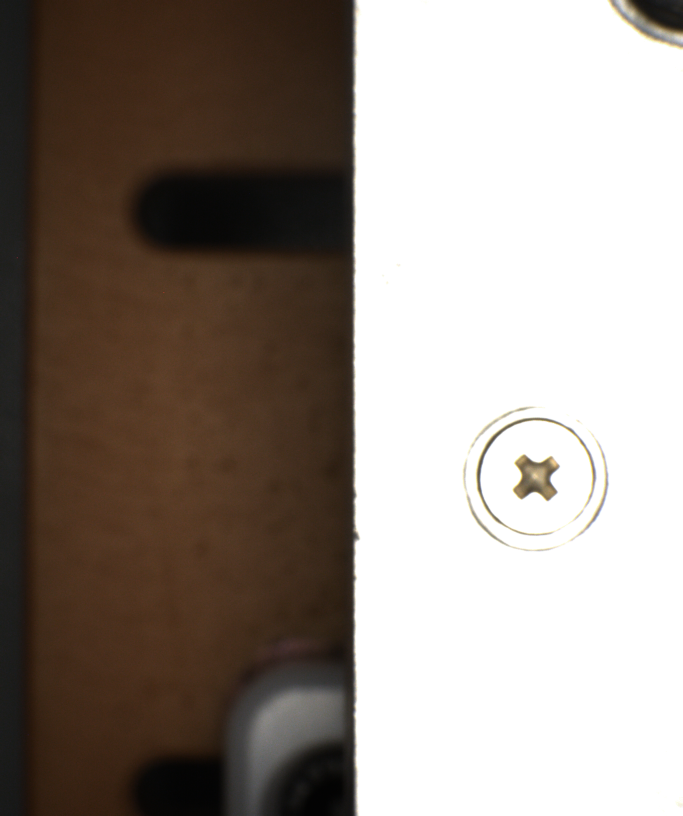
#> input picture images/t5.png, 2048 x 2448 px (shown at 1/3 size)
$ python more_line.py
#> lines starting #> are read from the running program, lines starting #| are printed output that depends on the picture
import cv2
import numpy as np
import math
from sklearn.linear_model import LinearRegression
from scipy import ndimage
from scipy.signal import find_peaks
from sklearn.linear_model import RANSACRegressor

def calculate_pixel_values(img, points, pixel_interval):
    height, width = img.shape

    pixel_values = []
    interpolated_points = []

    for i in range(0, len(points) - 1, 2):
        line_points = points[i:i + 2]

        if np.any((line_points[:, 0] < 0) | (line_points[:, 0] >= width) | (line_points[:, 1] < 0) | (
                line_points[:, 1] >= height)):
            raise ValueError("点位超出图片范围")

        total_distance = np.sqrt(np.sum(np.diff(line_points, axis=0) ** 2, axis=1))
        num_points = np.ceil(total_distance / pixel_interval).astype(int) + 1

        t = np.linspace(0, 1, np.max(num_points))
        x = np.interp(t, np.arange(len(line_points)), line_points[:, 0])
        y = np.interp(t, np.arange(len(line_points)), line_points[:, 1])

        x = np.clip(x, 0, width - 1)
        y = np.clip(y, 0, height - 1)
        x0, y0 = np.floor(x).astype(int), np.floor(y).astype(int)
        x1, y1 = np.minimum(x0 + 1, width - 1), np.minimum(y0 + 1, height - 1)

        wx, wy = x - x0, y - y0

        values = (
                (1 - wx) * (1 - wy) * img[y0, x0] +
                wx * (1 - wy) * img[y0, x1] +
                (1 - wx) * wy * img[y1, x0] +
                wx * wy * img[y1, x1]
        )

        pixel_values.append(values.reshape(-1, 1).astype(int))
        interpolated_points.append(np.vstack((x, y)).T)

    return img, interpolated_points, pixel_values


def calculate_gradient(pixel_values):
    gradient_values = []
    for values in pixel_values:
        combined = np.concatenate(([values[0]], values), axis=0)
        # print(combined)
        # print("-------------------------------")
        combined = ndimage.gaussian_filter1d(combined, sigma=2)
        # print(combined)
        gradient = np.diff(combined, axis=0)
        # print(gradient)
        # print("-------------------------------")
        gradient = gradient * 2 * pow(2*math.pi, 0.5)
        # print(gradient)
        gradient = np.round(gradient).astype(int)
        gradient_values.append(gradient)
    return gradient_values


# [23 lines left out: functions project_point_on_line, fit_line_to_points, not called in this run]

# [62 lines of commented-out code are left out]

def fit_line(points):
    points = np.array(points)

    # Calculate the centroid
    centroid = np.mean(points, axis=0)

    # Center the points
    centered_points = points - centroid

    # Perform SVD
    U, _, Vt = np.linalg.svd(centered_points)

    # The first right singular vector gives the direction of maximum variance
    direction = Vt[0]

    # Project points onto this direction to get the line
    projected_points = np.outer(np.dot(centered_points, direction), direction)

    # Find the points with minimum and maximum projection
    min_proj = np.argmin(np.dot(centered_points, direction))
    max_proj = np.argmax(np.dot(centered_points, direction))

    # Calculate start and end points
    start_point = points[min_proj]
    end_point = points[max_proj]

    return start_point, end_point

def remove_outliers(points, q1=25, q3=75, iqr_factor=0.5):
    """Remove outliers using the Interquartile Range (IQR) method."""
    q1_x, q3_x = np.percentile(points[:, 0], [q1, q3])
    q1_y, q3_y = np.percentile(points[:, 1], [q1, q3])

    iqr_x = q3_x - q1_x
    iqr_y = q3_y - q1_y

    lower_bound_x = q1_x - iqr_factor * iqr_x
    upper_bound_x = q3_x + iqr_factor * iqr_x
    lower_bound_y = q1_y - iqr_factor * iqr_y
    upper_bound_y = q3_y + iqr_factor * iqr_y

    inliers_mask = (
        (points[:, 0] >= lower_bound_x) & (points[:, 0] <= upper_bound_x) &
        (points[:, 1] >= lower_bound_y) & (points[:, 1] <= upper_bound_y)
    )

    # inliers = points[inliers_mask]
    # outliers = points[~inliers_mask]
    inliers = np.round(points[inliers_mask], decimals=1)
    outliers = np.round(points[~inliers_mask], decimals=1)

    return inliers, outliers


def find_first_peak(gradients, peak_threshold=10, valley_type='all'):
    gradients = np.array(gradients).flatten()

    if valley_type == 'negative':
        # 寻找负峰谷（向下的谷）
        peaks, _ = find_peaks(-gradients, height=peak_threshold)
        if len(peaks) > 0:
            return int(peaks[0])
        else:
            # 如果没有找到峰值，返回最小值的索引
            return int(np.argmin(gradients))

    elif valley_type == 'positive':
        # 寻找正峰谷（向上的峰）
        peaks, _ = find_peaks(gradients, height=peak_threshold)
        if len(peaks) > 0:
            return int(peaks[0])
        else:
            # 如果没有找到峰值，返回最大值的索引
            return int(np.argmax(gradients))

    elif valley_type == 'all':
        # 寻找正峰和负谷
        positive_peaks, _ = find_peaks(gradients, height=peak_threshold)
        negative_peaks, _ = find_peaks(-gradients, height=peak_threshold)

        # 如果都没找到，返回绝对值最大的点的索引
        if len(positive_peaks) == 0 and len(negative_peaks) == 0:
            return int(np.argmax(np.abs(gradients)))

        # 如果只找到一种类型的峰，返回第一个
        if len(positive_peaks) == 0:
            return int(negative_peaks[0])
        if len(negative_peaks) == 0:
            return int(positive_peaks[0])

        # 如果两种都找到了，返回最先出现的那个
        return int(min(positive_peaks[0], negative_peaks[0]))

    else:
        raise ValueError("valley_type must be 'positive', 'negative', or 'all'")

def draw_max_gradient_midpoints(image, interpolated_points, gradient_values, base_line, peak_threshold=10, flag='all'):
    """Draw the midpoints of the segments with the maximum gradient."""
    all_max_points = []
    for segment_points, gradients in zip(interpolated_points, gradient_values):
        max_gradient_index = find_first_peak(gradients, peak_threshold, valley_type=flag)
        # print(f"Max index ({flag}): {max_gradient_index}, Value: {gradients[max_gradient_index]}")
        max_point = segment_points[max_gradient_index]
        # print(max_point)
        all_max_points.append(max_point)
        # print(all_max_points)

    all_max_points = np.array(all_max_points)

    # Remove outliers
    inliers, outliers = remove_outliers(all_max_points)
    print(f"Number of inliers: {inliers}")
    # Fit a line to the inliers
    projected_start, projected_end = fit_line(inliers)
    # [7 lines of commented-out code are left out]

    inliers = np.round(inliers, decimals=3)
    outliers = np.round(outliers, decimals=3)
    projected_start = np.round(projected_start, decimals=3)
    projected_end = np.round(projected_end, decimals=3)

    return inliers, outliers, np.array([projected_start, projected_end])

def generate_parallel_lines(line, interval, half_length, orientation='P'):
    start_x, start_y = line[0]
    end_x, end_y = line[1]

    # 计算输入线段的方向向量
    dx = end_x - start_x
    dy = end_y - start_y
    length = np.sqrt(dx ** 2 + dy ** 2)

    # 计算单位方向向量
    unit_dx = dx / length
    unit_dy = dy / length

    # 计算垂直单位向量
    perp_dx = -unit_dy
    perp_dy = unit_dx

    # 计算可以生成的平行线段的数量
    num_lines = int(length / interval) + 1

    lines = []
    for i in range(num_lines):
        # 计算中点
        t = i * interval / length
        mid_x = start_x + t * dx
        mid_y = start_y + t * dy

        # 计算垂直线段的起点和终点
        start_perp_x = mid_x - half_length * perp_dx
        start_perp_y = mid_y - half_length * perp_dy
        end_perp_x = mid_x + half_length * perp_dx
        end_perp_y = mid_y + half_length * perp_dy

        if orientation == 'P':
            # 正向：起点在右侧，终点在左侧
            lines.append([start_perp_x, start_perp_y])  # 起点
            lines.append([end_perp_x, end_perp_y])  # 终点
        elif orientation == 'N':
            # 逆向：起点在左侧，终点在右侧
            lines.append([end_perp_x, end_perp_y])  # 起点
            lines.append([start_perp_x, start_perp_y])  # 终点
        else:
            raise ValueError("Invalid orientation value. Use 'P' for positive or 'N' for negative.")

    return np.array(lines)

def process_image_with_lines(img, base_line, position, interval=1, half_length=10, peak_threshold=10, pixel_interval=3):
    """intrval是直线间隔，half_length是半长，pixel_interval是像素间隔"""
    if position == '左' or position == '下':
        flag = 'positive'
        orientation = 'N'
    elif position == '右' or position == '上':
        flag = 'positive'
        orientation = 'P'
    points = generate_parallel_lines(base_line, interval, half_length, orientation)
    img, points_interpolated, pixel_values = calculate_pixel_values(img, points, pixel_interval)
    grad = calculate_gradient(pixel_values)
    # print(f"Processing image with flag: {flag}")
    inliers, outliers, fitted_line = draw_max_gradient_midpoints(img, points_interpolated, grad, base_line, peak_threshold, flag)

    # Round the final return values to three decimal places
    inliers = np.round(inliers, decimals=3)
    outliers = np.round(outliers, decimals=3)
    fitted_line = np.round(fitted_line, decimals=3)
    # 第一个是拟合直线所用的点，第二个是拟合直线的两个端点，第三个是离散点（用不上）
    return inliers, fitted_line, outliers

if __name__ == "__main__":

    # [15 lines of commented-out code are left out]

    image_path = 'images/t5.png'
    base_line = np.array([[991, 100], [983, 2300]])
    position = '左'

    # flag = 'positive'
    # orientation = 'N'
    img = cv2.imread(image_path, cv2.IMREAD_GRAYSCALE)
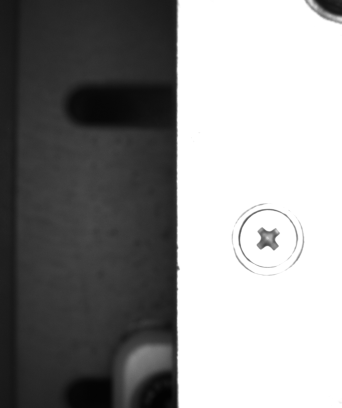
#> img: shape (2448, 2048) (shown at 1/6 size); min 2, max 255, mean 144.5

    interval = 50
    half_length = 100
    peak_threshold = 36


    inliers, fitted_line, outliers = process_image_with_lines(img, base_line, position, interval, half_length, peak_threshold)
#> after the loop in calculate_pixel_values, `for i in range(0, len(points) - 1, 2):`: interpolated_points = 45 point arrays, longest 68 points; pixel_values = 45 items
#> in process_image_with_lines, `img, points_interpolated, pixel_values = calculate_pixel_values(img, p..`: points_interpolated = 45 point arrays, longest 68 points; pixel_values = 45 items
#> the loop in calculate_gradient, `for values in pixel_values:` made 45 passes
#> the loop in draw_max_gradient_midpoints, `for segment_points, gradients in zip(interpolated_points, gradient_val..` made 45 passes
#> (peaks in find_first_peak, max_gradient_index, max_point) on passes 1 to 8: ([59], 59, [1067.1, 100.3]), ([58, 60], 58, [1064, 150.3]), ([58], 58, [1063.8, 200.3]), ([59], 59, [1066.6, 250.3]), ([59], 59, [1066.4, 300.3]), ([59], 59, [1066.2, 350.3]), ([59], 59, [1066, 400.3]), ([59], 59, [1065.8, 450.3])
#> after the loop in draw_max_gradient_midpoints, `for segment_points, gradients in zip(interpolated_points, gradient_val..`: all_max_points = 45 pairs, first value 1061.7 to 1069, second value 100.3 to 2300.3
#> in remove_outliers, `q1_x, q3_x = np.percentile(points[:, 0], [q1, q3])`: q1_x = 1063.7; q3_x = 1065.8
#> in remove_outliers, `q1_y, q3_y = np.percentile(points[:, 1], [q1, q3])`: q1_y = 650.3; q3_y = 1750.3
#> in remove_outliers, `iqr_x = q3_x - q1_x`: iqr_x = 2.18
#> in remove_outliers, `iqr_y = q3_y - q1_y`: iqr_y = 1100
#> in remove_outliers, `lower_bound_x = q1_x - iqr_factor * iqr_x`: lower_bound_x = 1062.6
#> in remove_outliers, `upper_bound_x = q3_x + iqr_factor * iqr_x`: upper_bound_x = 1066.9
#> in remove_outliers, `lower_bound_y = q1_y - iqr_factor * iqr_y`: lower_bound_y = 100.3
#> in remove_outliers, `upper_bound_y = q3_y + iqr_factor * iqr_y`: upper_bound_y = 2300.3
#> in remove_outliers, `inliers = np.round(points[inliers_mask], decimals=1)`: inliers = 34 pairs, first value 1063.1 to 1066.6, second value 150.3 to 2150.3
#> in remove_outliers, `outliers = np.round(points[~inliers_mask], decimals=1)`: outliers = [[1067.1, 100.3], [1062.5, 550.3], [1061.8, 750.3], [1062.4, 1400.3], [1062.2, 1450.3], [1062, 1500.3], [1061.7, 1600.3], [1069, 2050.3], [1068.4, 2200.3], [1068.3, 2250.3], [1068.1, 2300.3]]
#> (printed output is left out)
#> in fit_line, `points = np.array(points)`: points has the same summary as inliers in remove_outliers
#> in fit_line, `centroid = np.mean(points, axis=0)`: centroid = [1064.7, 1113.5]
#> in fit_line, `centered_points = points - centroid`: centered_points = 34 pairs, first value -1.65 to 1.85, second value -963.2 to 1036.8
#> in fit_line, `U, _, Vt = np.linalg.svd(centered_points)`:
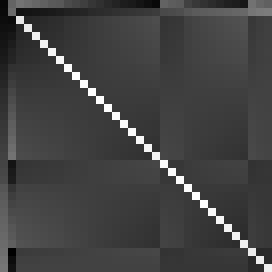
#> U: shape (34, 34) float64 (shown 8 times larger); min -0.314, max 0.993, mean 0.0282; drawn with min black and max white
#> in fit_line, `U, _, Vt = np.linalg.svd(centered_points)`: Vt = [[-0.000416, 1], [-1, -0.000416]]
#> in fit_line, `direction = Vt[0]`: direction = [-0.000416, 1]
#> in fit_line, `projected_points = np.outer(np.dot(centered_points, direction), direct..`: projected_points = 34 pairs, first value -0.432 to 0.401, second value -963.2 to 1036.8
#> in fit_line, `min_proj = np.argmin(np.dot(centered_points, direction))`: min_proj = 0
#> in fit_line, `max_proj = np.argmax(np.dot(centered_points, direction))`: max_proj = 33
#> in fit_line, `start_point = points[min_proj]`: start_point = [1064, 150.3]
#> in fit_line, `end_point = points[max_proj]`: end_point = [1065.6, 2150.3]
#> in draw_max_gradient_midpoints, `projected_start, projected_end = fit_line(inliers)`: projected_start = [1064, 150.3]; projected_end = [1065.6, 2150.3]
#> in process_image_with_lines, `inliers, outliers, fitted_line = draw_max_gradient_midpoints(img, poin..`: fitted_line = [[1064, 150.3], [1065.6, 2150.3]]
#> fitted_line = [[1064, 150.3], [1065.6, 2150.3]]
    # print("Inliers:", inliers)
    # print("Outliers:", outliers)
    print("Fitted Line Endpoints:", fitted_line)
#| Fitted Line Endpoints: [[1064.   150.3]
#|  [1065.6 2150.3]]

    # Create a color version of the image for visualization
    viz_img = cv2.cvtColor(img, cv2.COLOR_GRAY2BGR)

    # Draw the base line
    # cv2.line(viz_img, tuple(base_line[0]), tuple(base_line[1]), (0, 255, 0), 1)

    # Draw the inliers in green
    for point in inliers:
        cv2.circle(viz_img, tuple(point.astype(int)), 5, (0, 255, 0), -1)
#> this loop made 34 passes
#> point on passes 1 to 8: [1064, 150.3], [1063.8, 200.3], [1066.6, 250.3], [1066.4, 300.3], [1066.2, 350.3], [1066, 400.3], [1065.8, 450.3], [1065.7, 500.3]

    # Draw the outliers in red
    for point in outliers:
        cv2.circle(viz_img, tuple(point.astype(int)), 5, (0, 0, 255), -1)
#> this loop made 11 passes

    # Draw the fitted line in blue
    cv2.line(viz_img, tuple(fitted_line[0].astype(int)), tuple(fitted_line[1].astype(int)), (255, 0, 0), 2)

    # Create a window and display the image
    cv2.namedWindow('Image with Fitted Line', cv2.WINDOW_NORMAL)
    cv2.imshow('Image with Fitted Line', viz_img)
    cv2.waitKey(0)
    cv2.destroyAllWindows()

$ run again, with images/t3.png copied over images/t5.png
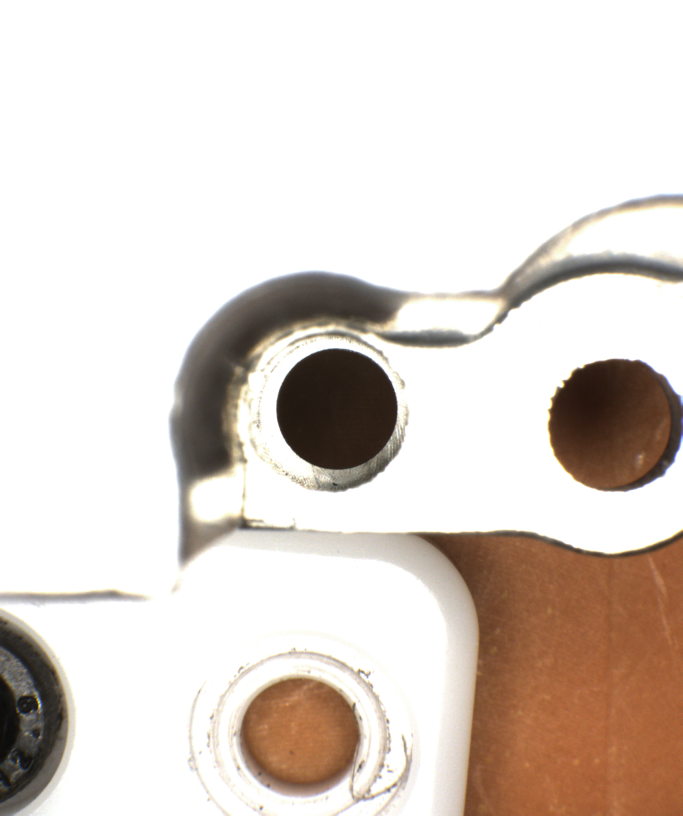
#> input picture images/t3.png, 2048 x 2448 px (shown at 1/3 size)
#> `img = cv2.imread(image_path, cv2.IMREAD_GRAYSCALE)`:
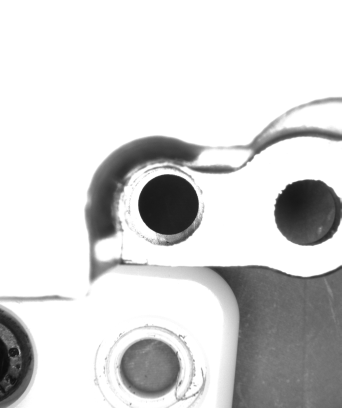
#> img: shape (2448, 2048) (shown at 1/6 size); min 10, max 255, mean 212.7
#> after the loop in calculate_pixel_values, `for i in range(0, len(points) - 1, 2):`: interpolated_points = 45 point arrays, longest 68 points; pixel_values = 45 items
#> in process_image_with_lines, `img, points_interpolated, pixel_values = calculate_pixel_values(img, p..`: points_interpolated = 45 point arrays, longest 68 points; pixel_values = 45 items
#> the loop in calculate_gradient, `for values in pixel_values:` made 45 passes
#> the loop in draw_max_gradient_midpoints, `for segment_points, gradients in zip(interpolated_points, gradient_val..` made 45 passes
#> (max_gradient_index, max_point) on passes 1 to 8: (18, [944.7, 99.83]), (38, [1004.3, 150]), (21, [953.3, 199.9]), (8, [914.3, 249.7]), (1, [893.3, 299.6]), (7, [911, 349.7]), (9, [916.8, 399.7]), (29, [976.3, 449.9])
#> after the loop in draw_max_gradient_midpoints, `for segment_points, gradients in zip(interpolated_points, gradient_val..`: all_max_points = 45 pairs, first value 887.3 to 1083.4, second value 99.83 to 2300.2
#> q1_x = 915.8; q3_x = 1006.1
#> q1_y = 649.6; q3_y = 1749.8
#> iqr_x = 90.35
#> iqr_y = 1100.2
#> lower_bound_x = 870.6
#> upper_bound_x = 1051.3
#> lower_bound_y = 99.55
#> upper_bound_y = 2299.9
#> in remove_outliers, `inliers = np.round(points[inliers_mask], decimals=1)`: inliers = 37 pairs, first value 887.3 to 1035.7, second value 99.8 to 2100.1
#> in remove_outliers, `outliers = np.round(points[~inliers_mask], decimals=1)`: outliers = [[1082.3, 850.3], [1052.1, 950.2], [1077.9, 1250.3], [1073.2, 1700.3], [1068.6, 2150.3], [1083.4, 2200.3], [1068.3, 2250.3], [1041.2, 2300.2]]
#> (printed output is left out)
#> points has the same summary as inliers in remove_outliers
#> centroid = [945.3, 1090.4]
#> centered_points = 37 pairs, first value -58.03 to 90.37, second value -990.6 to 1009.7
#> in fit_line, `U, _, Vt = np.linalg.svd(centered_points)`:
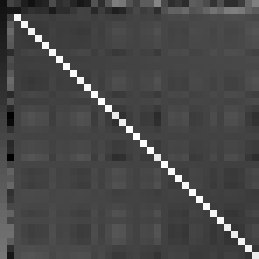
#> U: shape (37, 37) float64 (shown 7 times larger); min -0.36, max 1, mean 0.0258; drawn with min black and max white
#> Vt = [[0.000345, 1], [-1, 0.000345]]
#> direction = [0.000345, 1]
#> projected_points = 37 pairs, first value -0.342 to 0.348, second value -990.6 to 1009.7
#> min_proj = 0
#> max_proj = 36
#> start_point = [944.7, 99.8]
#> end_point = [1006.1, 2100.1]
#> projected_start = [944.7, 99.8]; projected_end = [1006.1, 2100.1]
#> in process_image_with_lines, `inliers, outliers, fitted_line = draw_max_gradient_midpoints(img, poin..`: fitted_line = [[944.7, 99.8], [1006.1, 2100.1]]
#| Fitted Line Endpoints: [[ 944.7   99.8]
#|  [1006.1 2100.1]]
#> the loop `for point in inliers:` made 37 passes
#> point on passes 1 to 8: [944.7, 99.8], [1004.3, 150], [953.3, 199.9], [914.3, 249.7], [893.3, 299.6], [911, 349.7], [916.8, 399.7], [976.3, 449.9]
#> the loop `for point in outliers:` made 8 passes

$ run again, with images/t4.png copied over images/t5.png
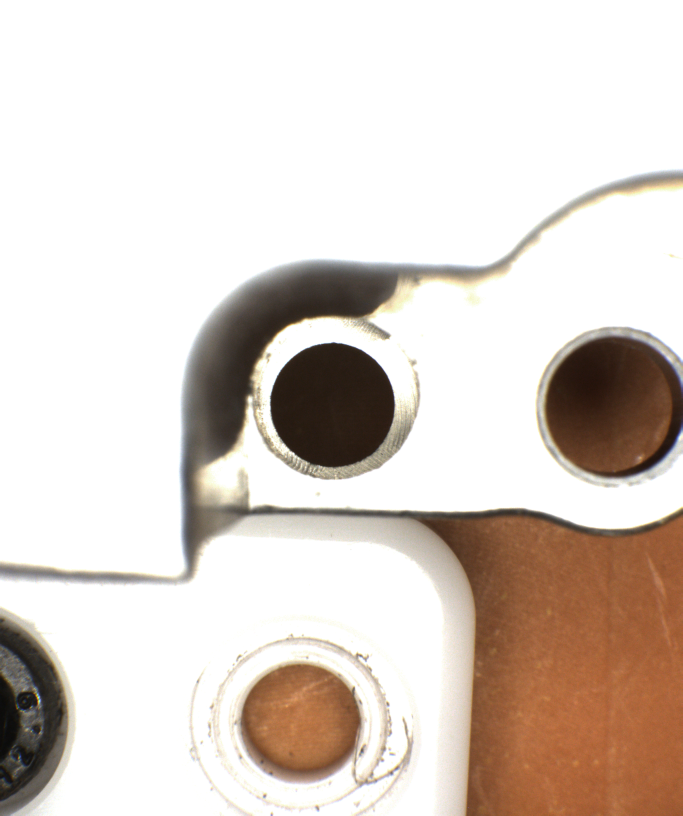
#> input picture images/t4.png, 2048 x 2448 px (shown at 1/3 size)
#> `img = cv2.imread(image_path, cv2.IMREAD_GRAYSCALE)`:
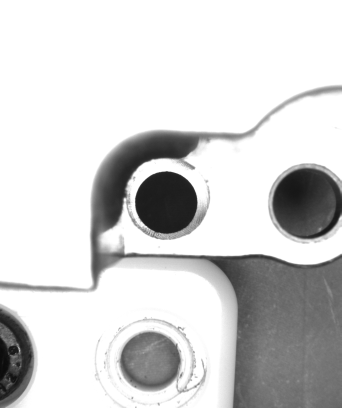
#> img: shape (2448, 2048) (shown at 1/6 size); min 9, max 255, mean 210.2
#> after the loop in calculate_pixel_values, `for i in range(0, len(points) - 1, 2):`: interpolated_points = 45 point arrays, longest 68 points; pixel_values = 45 items
#> in process_image_with_lines, `img, points_interpolated, pixel_values = calculate_pixel_values(img, p..`: points_interpolated = 45 point arrays, longest 68 points; pixel_values = 45 items
#> the loop in calculate_gradient, `for values in pixel_values:` made 45 passes
#> the loop in draw_max_gradient_midpoints, `for segment_points, gradients in zip(interpolated_points, gradient_val..` made 45 passes
#> (max_gradient_index, max_point) on passes 1 to 8: (18, [944.7, 99.83]), (38, [1004.3, 150]), (21, [953.3, 199.9]), (8, [914.3, 249.7]), (1, [893.3, 299.6]), (7, [911, 349.7]), (9, [916.8, 399.7]), (29, [976.3, 449.9])
#> after the loop in draw_max_gradient_midpoints, `for segment_points, gradients in zip(interpolated_points, gradient_val..`: all_max_points = 45 pairs, first value 892 to 1087.5, second value 99.83 to 2300.1
#> q1_x = 916; q3_x = 1036.1
#> q1_y = 649.6; q3_y = 1749.8
#> iqr_x = 120.1
#> iqr_y = 1100.2
#> lower_bound_x = 856
#> upper_bound_x = 1096.2
#> lower_bound_y = 99.55
#> upper_bound_y = 2299.9
#> in remove_outliers, `inliers = np.round(points[inliers_mask], decimals=1)`: inliers = 44 pairs, first value 892 to 1087.5, second value 99.8 to 2250.2
#> in remove_outliers, `outliers = np.round(points[~inliers_mask], decimals=1)`: outliers = [[1026.3, 2300.1]]
#> (printed output is left out)
#> points has the same summary as inliers in remove_outliers
#> centroid = [973, 1174.9]
#> centered_points = 44 pairs, first value -80.98 to 114.5, second value -1075.1 to 1075.3
#> in fit_line, `U, _, Vt = np.linalg.svd(centered_points)`:
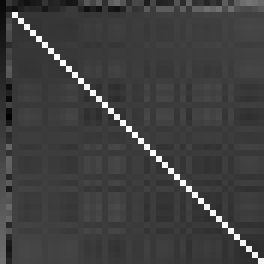
#> U: shape (44, 44) float64 (shown 6 times larger); min -0.304, max 0.997, mean 0.0219; drawn with min black and max white
#> Vt = [[0.0331, 0.999], [-0.999, 0.0331]]
#> direction = [0.0331, 0.999]
#> projected_points = 44 pairs, first value -35.6 to 35.66, second value -1074.9 to 1076.6
#> min_proj = 0
#> max_proj = 43
#> start_point = [944.7, 99.8]
#> end_point = [1050.3, 2250.2]
#> projected_start = [944.7, 99.8]; projected_end = [1050.3, 2250.2]
#> in process_image_with_lines, `inliers, outliers, fitted_line = draw_max_gradient_midpoints(img, poin..`: outliers = [[1026.3, 2300.1]]; fitted_line = [[944.7, 99.8], [1050.3, 2250.2]]
#> `inliers, fitted_line, outliers = process_image_with_lines(img, base_li..`: outliers = [[1026.3, 2300.1]]
#| Fitted Line Endpoints: [[ 944.7   99.8]
#|  [1050.3 2250.2]]
#> the loop `for point in inliers:` made 44 passes
#> point on passes 1 to 8: [944.7, 99.8], [1004.3, 150], [953.3, 199.9], [914.3, 249.7], [893.3, 299.6], [911, 349.7], [916.8, 399.7], [976.3, 449.9]
#> the loop `for point in outliers:` made 1 pass
